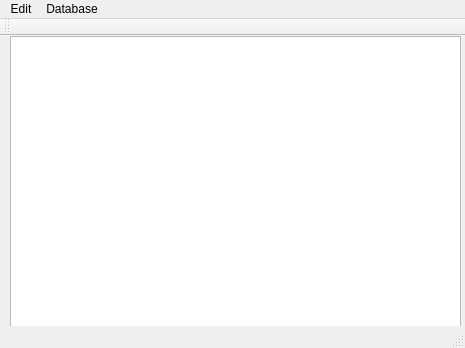
<?xml version="1.0" encoding="UTF-8"?>
<ui version="4.0">
 <class>MainWindow</class>
 <widget class="QMainWindow" name="MainWindow">
  <property name="geometry">
   <rect>
    <x>0</x>
    <y>0</y>
    <width>465</width>
    <height>348</height>
   </rect>
  </property>
  <property name="windowTitle">
   <string>MainWindow</string>
  </property>
  <widget class="QWidget" name="centralWidget">
   <widget class="QTableView" name="table">
    <property name="geometry">
     <rect>
      <x>10</x>
      <y>0</y>
      <width>451</width>
      <height>301</height>
     </rect>
    </property>
   </widget>
  </widget>
  <widget class="QMenuBar" name="menuBar">
   <property name="geometry">
    <rect>
     <x>0</x>
     <y>0</y>
     <width>465</width>
     <height>21</height>
    </rect>
   </property>
   <widget class="QMenu" name="menuDatabase">
    <property name="title">
     <string>Database</string>
    </property>
    <addaction name="actionRefresh"/>
   </widget>
   <widget class="QMenu" name="menuEdit">
    <property name="title">
     <string>Edit</string>
    </property>
    <addaction name="actionaddActionParticipant"/>
    <addaction name="actionaddActionOrganizatie"/>
    <addaction name="actionaddActionCategorie"/>
    <addaction name="actionaddActionClasament"/>
   </widget>
   <addaction name="menuEdit"/>
   <addaction name="menuDatabase"/>
  </widget>
  <widget class="QToolBar" name="mainToolBar">
   <attribute name="toolBarArea">
    <enum>TopToolBarArea</enum>
   </attribute>
   <attribute name="toolBarBreak">
    <bool>false</bool>
   </attribute>
  </widget>
  <widget class="QStatusBar" name="statusBar"/>
  <action name="actionRefresh">
   <property name="text">
    <string>Refresh</string>
   </property>
  </action>
  <action name="actionaddActionParticipant">
   <property name="text">
    <string>addActionParticipant</string>
   </property>
  </action>
  <action name="actionaddActionOrganizatie">
   <property name="text">
    <string>addActionOrganizatie</string>
   </property>
  </action>
  <action name="actionaddActionCategorie">
   <property name="text">
    <string>addActionCategorie</string>
   </property>
  </action>
  <action name="actionaddActionClasament">
   <property name="text">
    <string>addActionClasament</string>
   </property>
  </action>
 </widget>
 <layoutdefault spacing="6" margin="11"/>
 <resources/>
 <connections/>
</ui>
